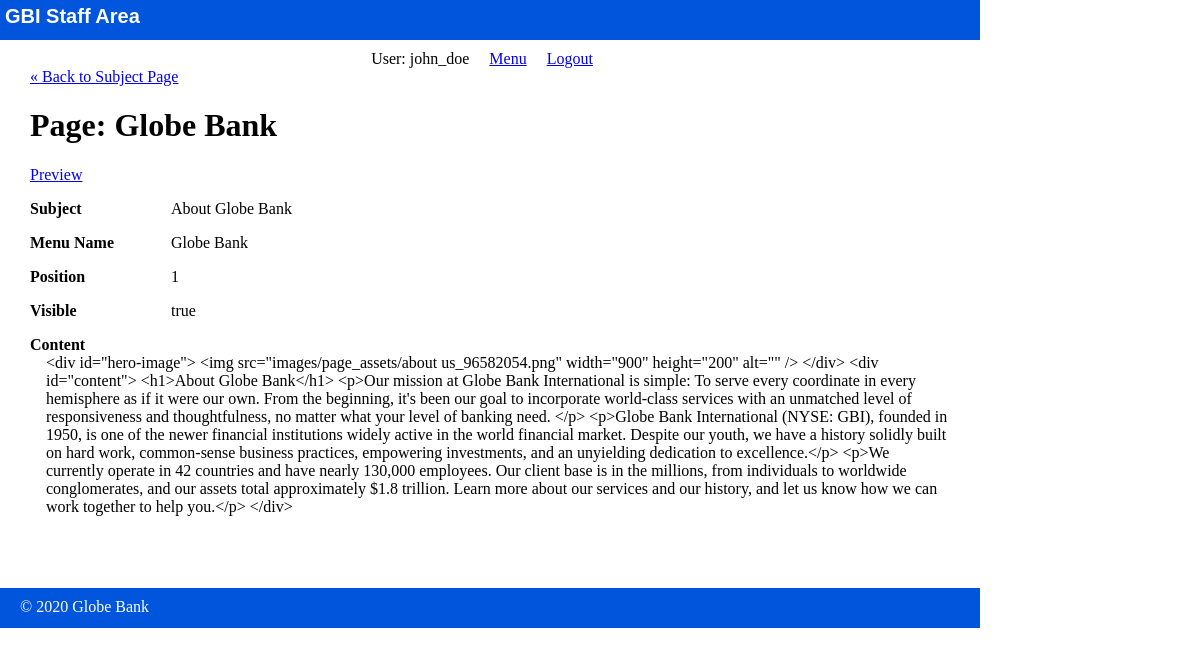
The app's page /staff/pages/show.php (signed in) with its own data.
### tables this page shows
CREATE TABLE pages (
	id INT(11) NOT NULL AUTO_INCREMENT,
	subject_id INT(11),
	menu_name VARCHAR(255),
	position INT(3),
	visible TINYINT(1),
	content TEXT,
	PRIMARY KEY (id)
);

CREATE TABLE subjects (
	id INT(11) NOT NULL AUTO_INCREMENT,
	menu_name VARCHAR(255),
	position INT(3),
	visible TINYINT(1),
	PRIMARY KEY (id)
);

### private/database.php (called while the page is built, shortened)
<?php
	function db_escape($connection, $string) {
		return mysqli_real_escape_string($connection, $string);
	}
?>

### private/query_functions.php (called while the page is built, shortened)
<?php
	function find_subject_by_id($id, $options = []) {
		global $db;
		$visible = $options['visible'] ?? false;
		$sql = "SELECT * FROM subjects ";
		$sql .= "WHERE id = '" . db_escape($db, $id) . "' ";
		$result = mysqli_query($db, $sql);
		$subject = mysqli_fetch_assoc($result);
		return $subject;
	}
	function find_page_by_id($id, $options = []) {
		global $db;
		$visible = $options['visible'] ?? false;
		$sql = "SELECT * FROM pages ";
		$sql .= "WHERE id = '" . db_escape($db, $id) . "' ";
		$result = mysqli_query($db, $sql);
		$page = mysqli_fetch_assoc($result);
		return $page;
	}
?>

### private/functions.php (called while the page is built, shortened)
<?php
	function url_for($script_path) {
		return WWW_ROOT . $script_path;
	}
	function u($string = "") {
		return urlencode($string);
	}
	function h($string = "") {
		return htmlspecialchars($string);
	}
?>

### public/staff/pages/show.php (the view, shortened to what this page needs)
<?php
	$id = $_GET['id'] ?? '1';
	$page = find_page_by_id($id);
	$subject = find_subject_by_id($page['subject_id']);
?>
<?php include(SHARED_PATH . '/staff_header.php'); ?>
<div id="content">
	<a class="back-link" href="<?php echo url_for('/staff/subjects/show.php?id=' . h(u($subject['id']))); ?>">&laquo; Back to Subject Page</a>
	<div class="page show">
		<h1>Page: <?php echo h($page['menu_name']); ?></h1>
		<div class="actions">
			<a class="action" href="<?php echo url_for('/index.php?id=' . h(u($page['id'])) . '&preview=true'); ?>" target="_blank">Preview</a>
		</div>
		<div class="attributes">
			<dl>
				<dt>Subject</dt>
				<dd><?php echo h($subject['menu_name']); ?></dd>
			</dl>
			<dl>
				<dt>Menu Name</dt>
				<dd><?php echo h($page['menu_name']); ?></dd>
			</dl>
			<dl>
				<dt>Position</dt>
				<dd><?php echo h($page['position']); ?></dd>
			</dl>
			<dl>
				<dt>Visible</dt>
				<dd><?php echo $page['visible'] == '1' ? 'true' : 'false'; ?></dd>
			</dl>
			<dl>
				<dt>Content</dt>
				<dd><?php echo h($page['content']); ?></dd>
			</dl>
		</div>
	</div>
</div>
<?php include(SHARED_PATH . '/staff_footer.php'); ?>

### public/stylesheets/staff.css (style rules this page uses)
html { height: 100%; width: 100%; }
body { height: 980px; width: 100%; margin: 0; padding: 0; }
#content { width: 920px; min-height: 500px; padding: 0 30px; }
.actions { margin-bottom: 1em; }
dl { clear: both; overflow: hidden; margin-bottom: 0.5em 0; }
dt { float: left; font-weight: bold; width: 125px; }
dd { float: left; margin-left: 1em; }

### records on screen
pages: menu_name "Globe Bank", position "1", content "<div id=\"hero-image\"> <img src=\"images/page_assets/about us_96582054.png\" width=\"900\" height=\"200\" alt=\"\" /> </div> <div id=\"content\"> <h1>About Globe Bank</h1> <p>Our mission at Globe Bank International is simple: To serve every coordinate in every hemisphere as if it were our own. From the beginning, it's been our goal to incorporate world-class services with an unmatched level of responsiveness and thoughtfulness, no matter what your level of banking need. </p> <p>Globe Bank International (NYSE: GBI), founded in 1950, is one of the newer financial institutions widely active in the world financial market. Despite our youth, we have a history solidly built on hard work, common-sense…"
subjects: menu_name "About Globe Bank"

### other values on screen
$_SESSION['username'] "john_doe"
